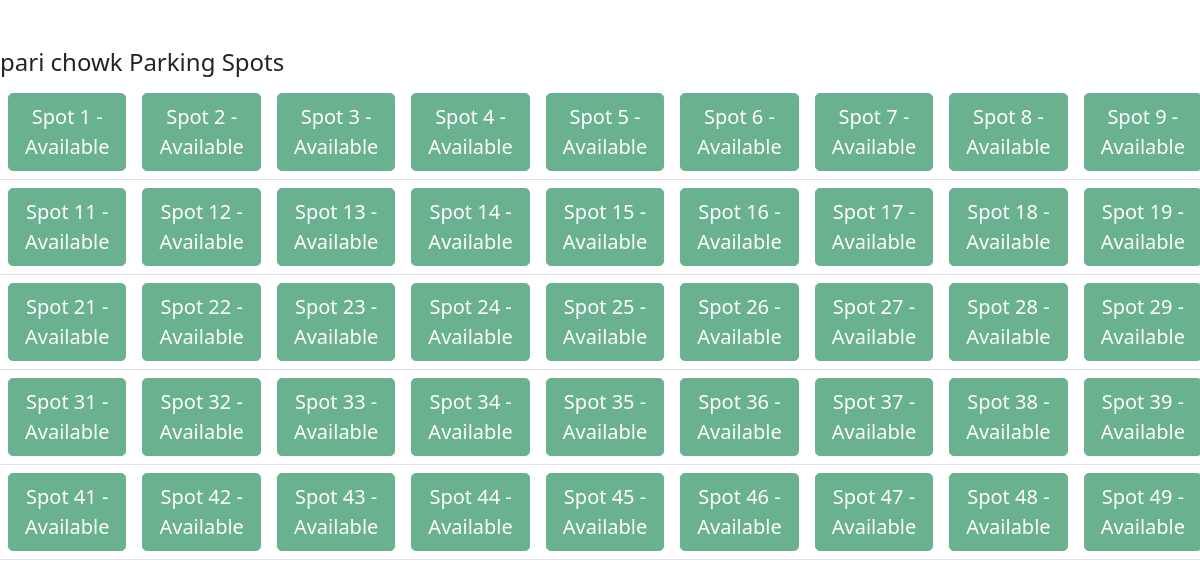
The app's page /lot/2/view, older data.
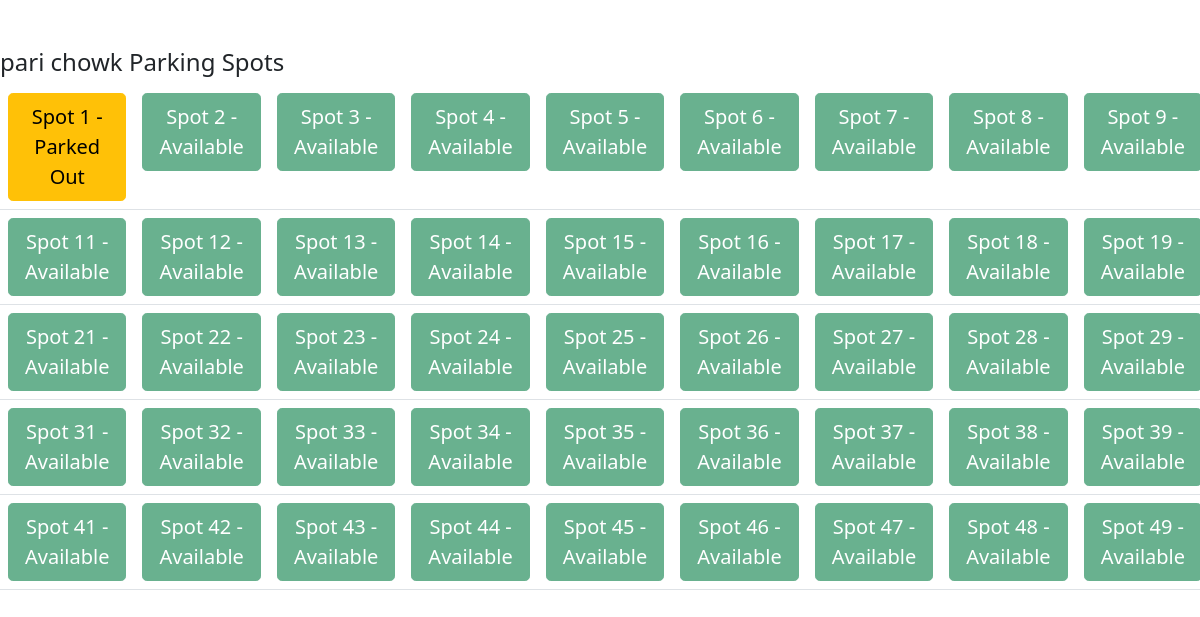
The same page, newer data.
### models.py (models this page shows)
class Spot(db.Model):
    id = db.Column(db.Integer, primary_key=True)
    lot_id = db.Column(db.Integer, db.ForeignKey('lot.id'), nullable=False)
    user_id = db.Column(db.Integer, db.ForeignKey('user.id'), nullable=True)
    spot_number = db.Column(db.Integer, nullable = False)
    status = db.Column(db.String(), default='available')
    user = db.relationship('User', backref='spots')
    releases = db.relationship('Release', backref='spot', lazy=True)

### app.py (the view, shortened to what this page needs)
@app.route('/lot/<int:lot_id>/view')
def view_spot(lot_id):
    lot = Lot.query.get_or_404(lot_id)
    spots = Spot.query.filter_by(lot_id=lot.id).order_by(Spot.spot_number).all()
    current_count = len(spots)
    db.session.commit()
    spots = Spot.query.filter_by(lot_id=lot.id).order_by(Spot.spot_number).all()
    return render_template('view_spot.html', lot=lot, spots=spots)

### templates/view_spot.html (shortened to what this page needs)
<!DOCTYPE html>
<html lang="en">
<head>
  <link href="https://cdn.jsdelivr.net/npm/bootstrap@5.0.2/dist/css/bootstrap.min.css" rel="stylesheet">
</head>
<body>
<form action="/user_dashboard" method="post">
  <h4 class="mt-5">{{ lot.prime_location }} Parking Spots</h4>
  <div class="table-responsive">
    <table class="table">
      <tbody>
        <tr>
        {% for spot in spots %}
          <td>
            {% if spot.status == 'available' %}
              <button class="btn btn-success btn-lg" disabled>
                Spot {{ spot.spot_number }} - Available
              </button>
            {% else %}
              <a href="{{ url_for('spot_details', spot_id=spot.id) }}" class="btn btn-warning btn-lg">
                Spot {{ spot.spot_number }} - Parked Out
              </a>
            {% endif %}
          </td>
          {% if loop.index % 10 == 0 %}
            </tr><tr>
          {% endif %}
        {% endfor %}
        </tr>
      </tbody>
    </table>
  </div>
</form>
</body>

Row changes from the older to the newer data that the page shows:
changed Spot (number 1 of 45 on the later page): status "- Available" → "- Parked Out"
